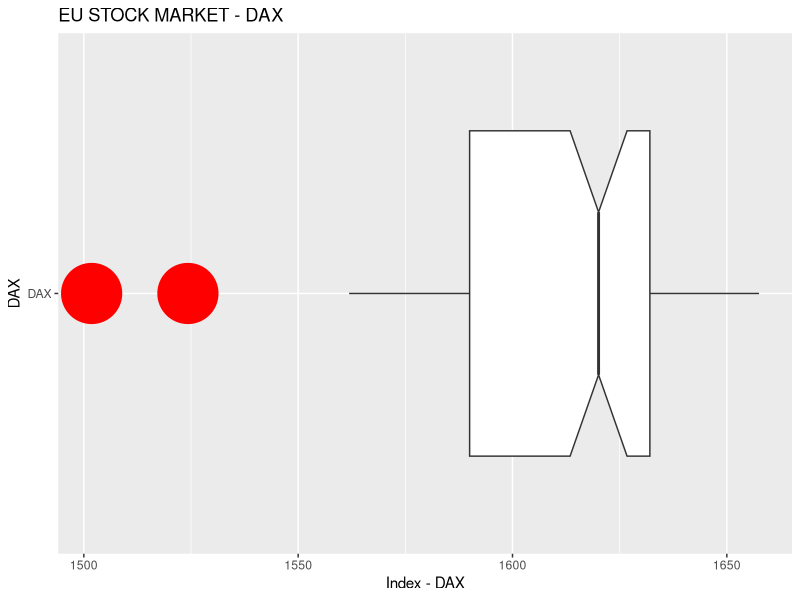
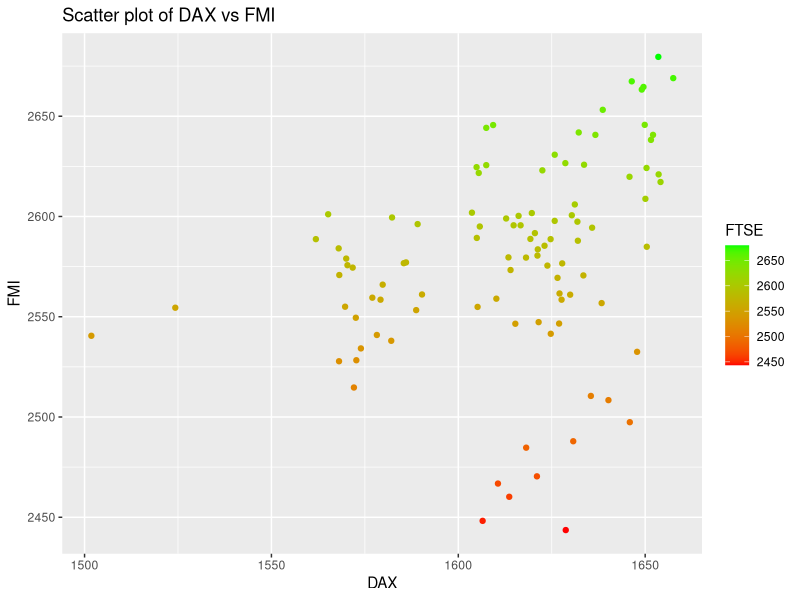
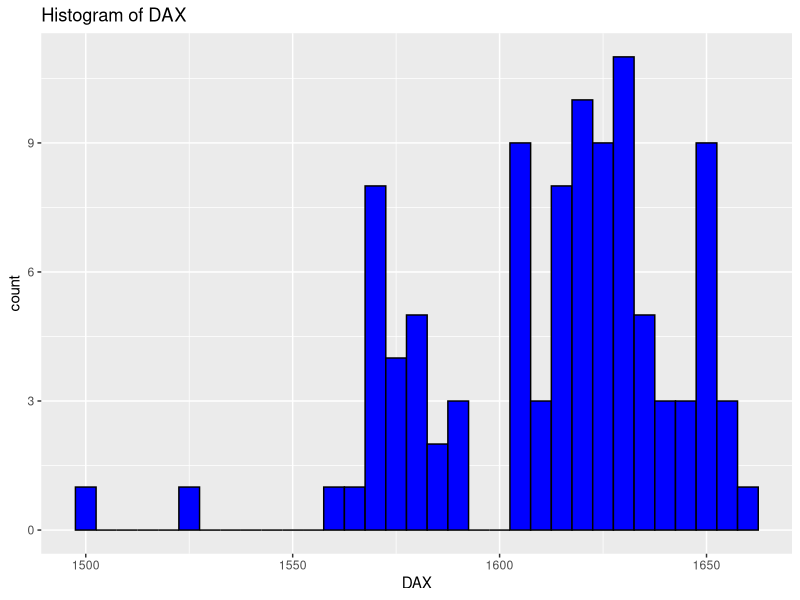
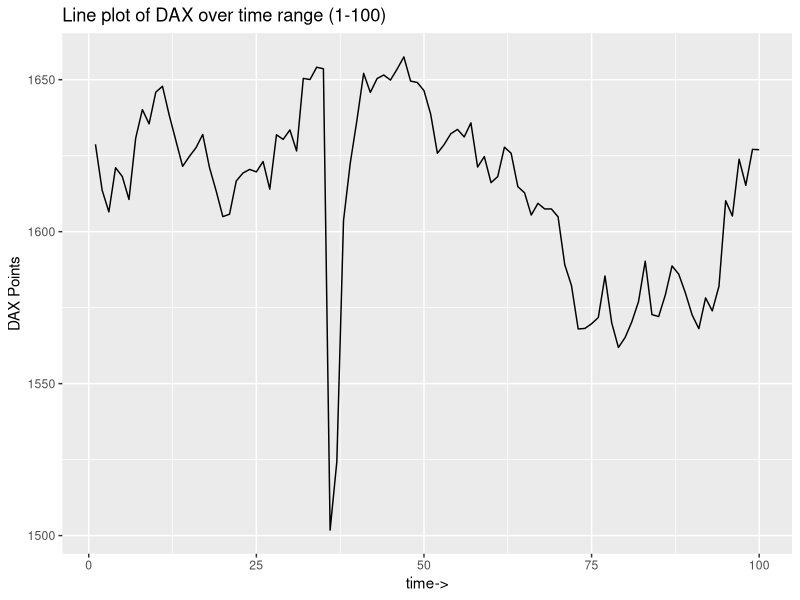

Write R code to recreate these figures, in order.

library(ggplot2)

df <- EuStockMarkets

df<-df[1:100,]


df<-as.data.frame(df, row.names = NULL, optional = FALSE,
              make.names = TRUE,
              stringsAsFactors = default.stringsAsFactors())



################################################################################################

#   BOXPLOT

pl <- ggplot(df, aes(x=as.factor("DAX"),y=DAX)) 
  
pl + geom_boxplot(orientation = ,notch = TRUE, outlier.colour = 'red', outlier.size = 20) +
  labs(title = "EU STOCK MARKET - DAX", 
       x = "DAX", 
       y = "Index - DAX") + coord_flip()

# COMMENTS : 2 ouliers identified from the DAX index (German Stock Maket)
#                 where index levels were below 1550 points
#              And it is a Left Skewed Distribution
################################################################################################

#   Scatter Plot

pl <- ggplot(df, aes(x = DAX, y = FTSE)) 
pl+ geom_point(aes(color=FTSE)) +
  labs(title = "Scatter plot of DAX vs FMI", 
       x = "DAX", 
       y = "FMI")  + scale_color_gradient(high = 'green', low = 'red')

# COMMENT : NO obvious linear relationship - but a +ve slope linear relation identified
#   OUTlier seen w.r.t DAX-FTSE below 1550 levels
################################################################################################

#Histogram

pl <- ggplot(df, aes(x = DAX)) 
pl+ geom_histogram(binwidth = 5, fill = "blue", color = "black", bins = 3) +
  labs(title = "Histogram of DAX")

#   COMMENT : MOST frequent in bins>1600
# LEFT SKEWED
# OUTLIER SEEN at 1500
################################################################################################

# Line-Graph
len = (1:100)

pl<-ggplot(df, aes(x=len,y=DAX))
pl+geom_line()+labs(title = "Line plot of DAX over time range (1-100)", x="time->",y="DAX Points")


# COMMENT : DAX CRASHED on time : 37.5(in X-axis)
# Dipped after 75 but recovered back above 1600
################################################################################################